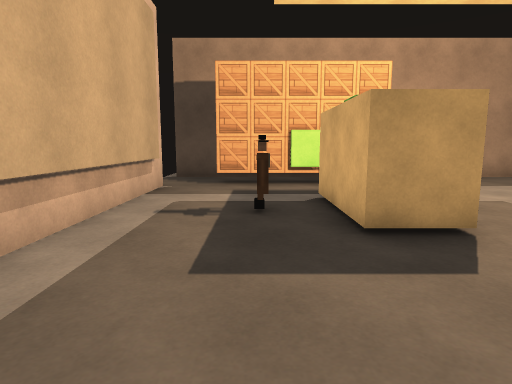
[1] (above)

12 first-person views from a walk through a 3-D level made in the Unity game engine. The camera is 1.2 m above the floor, tilts 8° down and sees 75° across. The floor is counted in squares, 1 m on a side. Each view is taken from the middle of a square. On the plan, view 1 faces up. The plan holds only what a view shows up to about 14 squares ahead; the rest is blank. Surface patterns are stand-ins for the level's own textures.

[2]
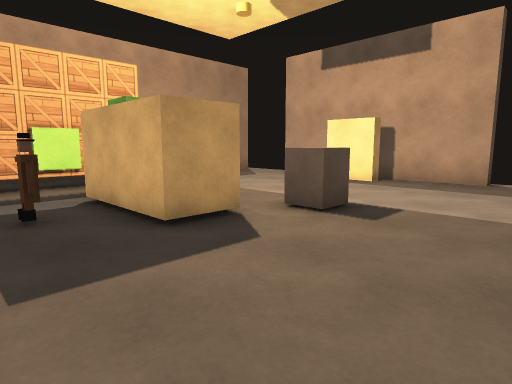

[3]
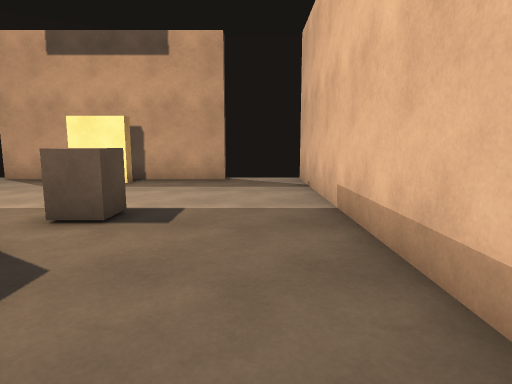

[4]
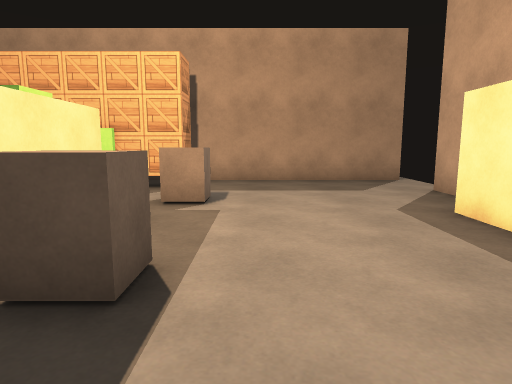

[5]
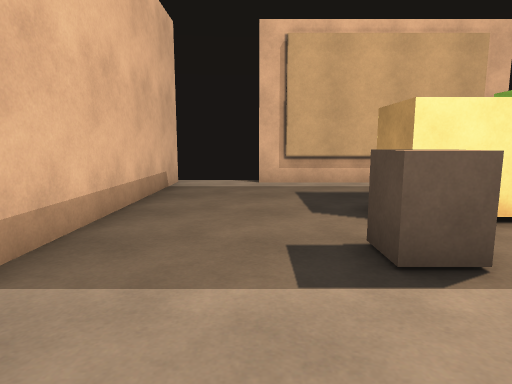

[6]
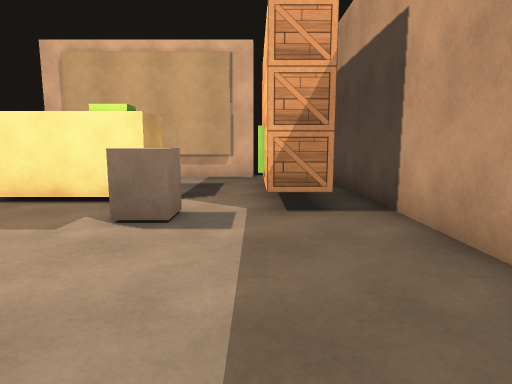

[7]
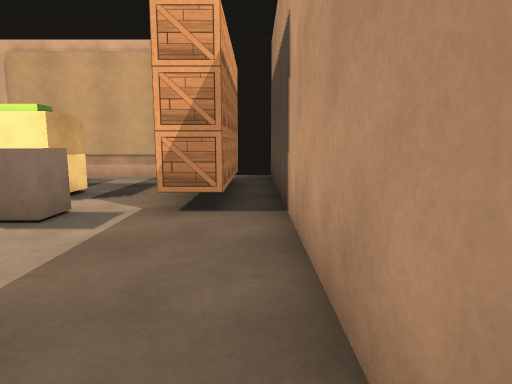

[8]
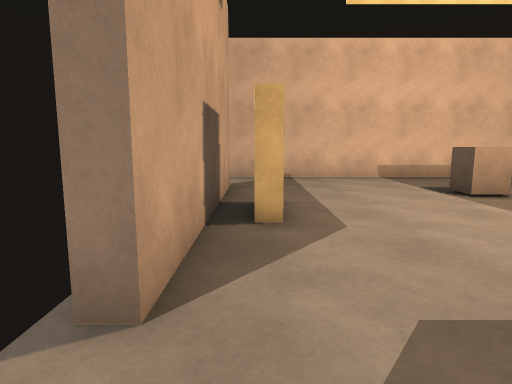

[9]
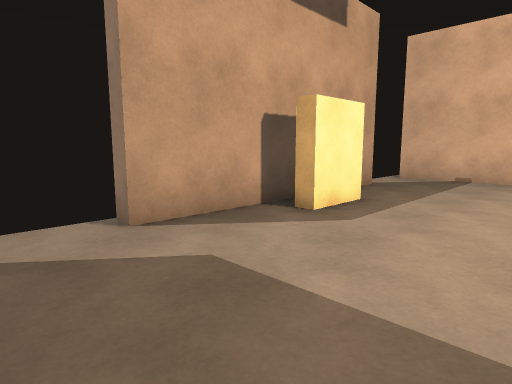

[10]
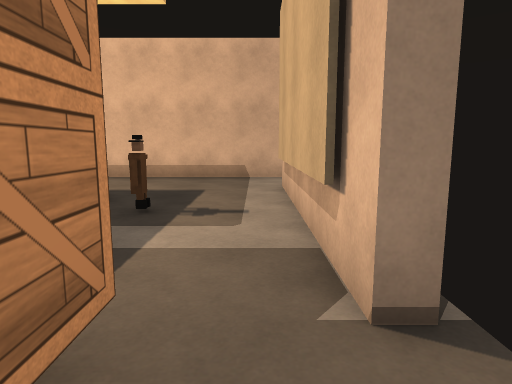

[11]
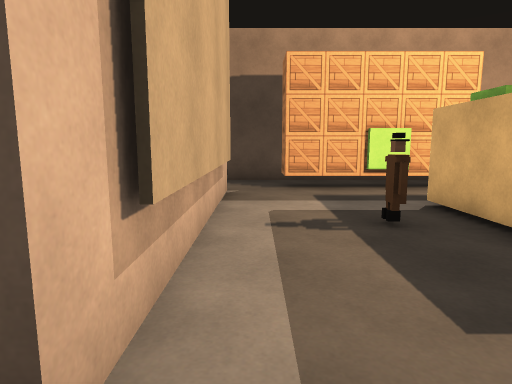

[12]
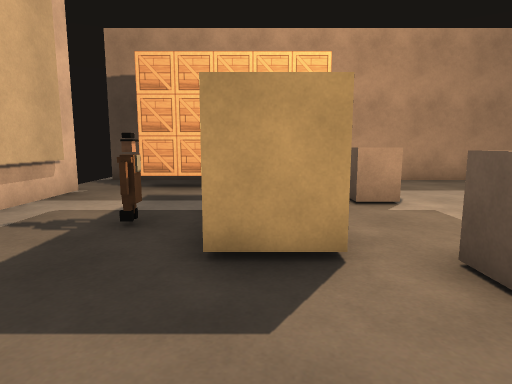

### Floor plan
Key: @ floor where view 1 was taken; # wall or solid block; x gap in a wall; . floor; T thing the floor can be seen under or through; O other object.
Columns run from 3 left of view 1 to 11 right of it. Each row starts with its distance up from view 1.
 13 x#############x
 12 ...............
 11 ..TTTTTT.......
 10 #.TTTTTT......#
  9 #......OO.....#
  8 #....##OO.....#
  7 #....##......##
  6 #..O.##......##
  5 #....##......##
  4 #....##OO.....#
  3 #......OO.....#
  2 #.............#
  1 ...............
  0 ...@...........
 -1 x#############x

Where each view was taken, in squares from view 1:
view 1: 0 up, 0 right, facing up
view 2: 0 up, 1 left, facing up-right
view 3: 1 up, 1 left, facing right
view 4: 1 up, 6 right, facing up
view 5: 2 up, 8 right, facing left
view 6: 10 up, 10 right, facing left
view 7: 12 up, 10 right, facing left
view 8: 12 up, 10 right, facing down
view 9: 12 up, 6 right, facing down-right
view 10: 12 up, 2 left, facing down
view 11: 1 up, 2 left, facing up
view 12: 1 up, 2 right, facing up
